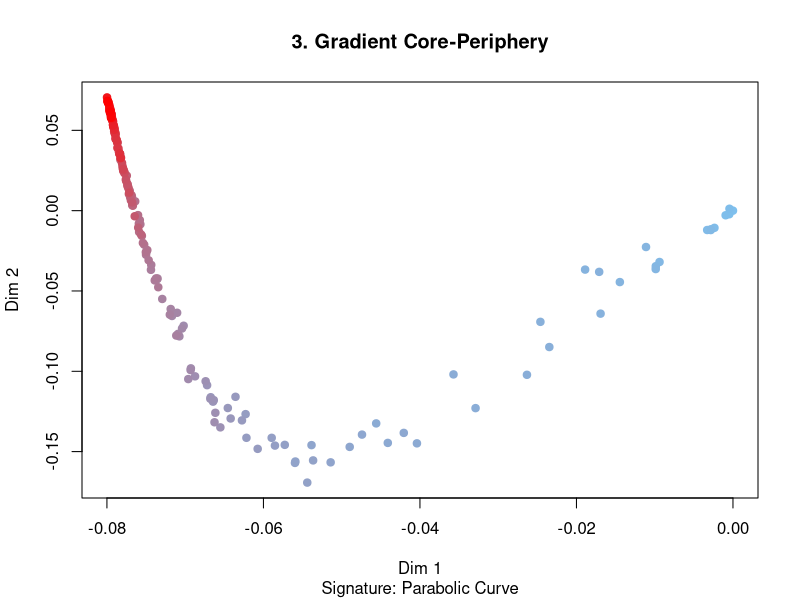
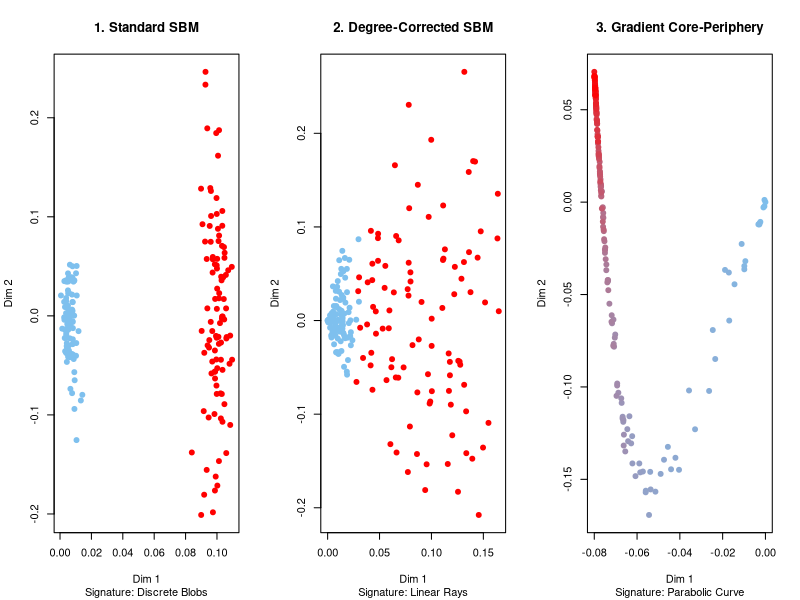

Here is the R script that generated these plots, in order:
library(igraph)
sample_bernoulli <- function(P) {
  n <- nrow(P)
  # Generate 0s and 1s based on the probability matrix P
  # We generate for the whole matrix to keep it simple, then symmetrize
  adj_vec <- rbinom(n * n, size = 1, prob = P)
  adj <- matrix(adj_vec, nrow = n, ncol = n)
  
  # Make it symmetric (undirected graph)
  adj[lower.tri(adj)] <- t(adj)[lower.tri(adj)]
  diag(adj) <- 0 # No self-loops
  
  return(graph_from_adjacency_matrix(adj, mode = "undirected"))
}
# --- Global Settings ---
n <- 200
# Define colors: Red for Core, Blue for Periphery
# We generate a vector of colors for plotting later
get_colors <- function(n, type) {
  if (type == "block") {
    # Discrete colors for SBM/DC-SBM
    c(rep("SkyBlue2", n/2), rep("red", n/2))
  } else {
    # Gradient colors for GCP
    colorRampPalette(c("SkyBlue2", "red"))(n)
  }
}

# ==========================================
# Model 1: Standard Stochastic Block Model (SBM)
# Signature: Tight Clusters (Blobs)
# ==========================================
# Two distinct blocks with homogeneous probabilities
n_sbm <- n
p_matrix <- matrix(c(0.05, 0.05,  # Periphery-Periphery, Periphery-Core
                     0.05, 0.80), # Core-Periphery, Core-Core
                   nrow = 2)
g_sbm <- sample_sbm(n_sbm, pref.matrix = p_matrix, block.sizes = c(n/2, n/2))

# Spectral Embedding
ase_sbm <- eigen(as_adjacency_matrix(g_sbm, sparse=FALSE))$vectors[, 1:2]


# ==========================================
# Model 2: Degree-Corrected SBM (DC-SBM)
# Signature: Linear Rays (Lines)
# ==========================================
# Two blocks, but nodes have varying 'popularity' (theta)
theta <- runif(n, min = 0.2, max = 1.0) # Random degree corrections
# Assign block vectors: Block 1 is [1, 0], Block 2 is [0, 1] (simplified structure)
# We simulate this by constructing the P matrix directly
B_dcsbm <- matrix(c(0.1, 0.1, 
                    0.1, 0.9), nrow=2)
# Assign half nodes to block 1, half to block 2
block_assign <- c(rep(1, n/2), rep(2, n/2))

# Construct Prob Matrix: P_ij = theta_i * theta_j * B_{g_i, g_j}
P_dcsbm <- matrix(0, n, n)
for(i in 1:n) {
  for(j in 1:n) {
    P_dcsbm[i,j] <- theta[i] * theta[j] * B_dcsbm[block_assign[i], block_assign[j]]
  }
}
P_dcsbm[P_dcsbm > 1] <- 1
g_dcsbm <- sample_bernoulli(P_dcsbm)

# Spectral Embedding
ase_dcsbm <- eigen(as_adjacency_matrix(g_dcsbm, sparse=FALSE))$vectors


# ==========================================
# Model 3: Gradient Core-Periphery (GCP)
# Signature: Parabolic Curve
# ==========================================
# Latent positions on a manifold curve X(t) = [t, gamma*t^2]

t_seq <- seq(0, 1, length.out = n)
gamma <- 10.0
# Latent positions X
X_gcp <- cbind(t_seq, gamma * t_seq^2)
# Generate probabilities P = X * X^T
P_gcp <- X_gcp %*% t(X_gcp)
P_gcp[P_gcp > 1] <- 1
g_gcp <- sample_bernoulli(P_gcp)

# Spectral Embedding
ase_gcp <- svd(as_adjacency_matrix(g_gcp, sparse=FALSE))
plot(ase_gcp$u[,1], ase_gcp$u[,2], col = get_colors(n, "gradient"), pch=19,
     main = "3. Gradient Core-Periphery", xlab = "Dim 1", ylab = "Dim 2",
     sub = "Signature: Parabolic Curve")

# ==========================================
# PLOTTING THE COMPARISON
# ==========================================
par(mfrow = c(1, 3)) # 3 plots in one row

# Plot 1: SBM
plot(ase_sbm[,1], ase_sbm[,2], col = get_colors(n, "block"), pch=19,
     main = "1. Standard SBM", xlab = "Dim 1", ylab = "Dim 2",
     sub = "Signature: Discrete Blobs")

# Plot 2: DC-SBM
plot(ase_dcsbm[,1], ase_dcsbm[,2], col = get_colors(n, "block"), pch=19,
     main = "2. Degree-Corrected SBM", xlab = "Dim 1", ylab = "Dim 2",
     sub = "Signature: Linear Rays")

# Plot 3: Gradient Core-Periphery
plot(ase_gcp$u[,1], ase_gcp$u[,2], col = get_colors(n, "gradient"), pch=19,
     main = "3. Gradient Core-Periphery", xlab = "Dim 1", ylab = "Dim 2",
     sub = "Signature: Parabolic Curve")

par(mfrow = c(1, 1)) # Reset layout
